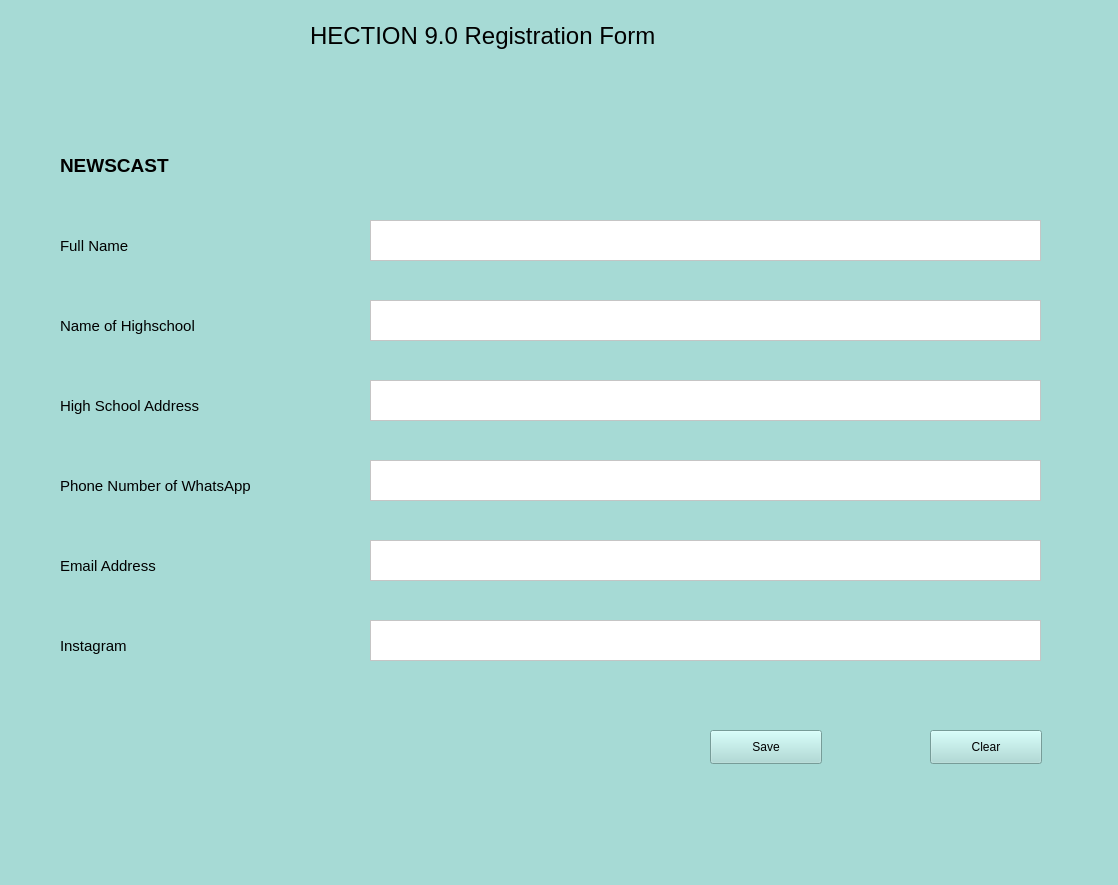
<?xml version="1.0" encoding="UTF-8"?>
<ui version="4.0">
 <class>NEWSCAST</class>
 <widget class="QWidget" name="NEWSCAST">
  <property name="geometry">
   <rect>
    <x>0</x>
    <y>0</y>
    <width>1118</width>
    <height>885</height>
   </rect>
  </property>
  <property name="windowTitle">
   <string>Form</string>
  </property>
  <property name="styleSheet">
   <string notr="true">background-color: rgb(166, 218, 213);</string>
  </property>
  <widget class="QLabel" name="label_7">
   <property name="geometry">
    <rect>
     <x>60</x>
     <y>630</y>
     <width>291</width>
     <height>31</height>
    </rect>
   </property>
   <property name="font">
    <font>
     <pointsize>11</pointsize>
    </font>
   </property>
   <property name="styleSheet">
    <string notr="true"/>
   </property>
   <property name="text">
    <string>Instagram</string>
   </property>
  </widget>
  <widget class="QLabel" name="label_5">
   <property name="geometry">
    <rect>
     <x>60</x>
     <y>470</y>
     <width>291</width>
     <height>31</height>
    </rect>
   </property>
   <property name="font">
    <font>
     <pointsize>11</pointsize>
    </font>
   </property>
   <property name="styleSheet">
    <string notr="true"/>
   </property>
   <property name="text">
    <string>Phone Number of WhatsApp</string>
   </property>
  </widget>
  <widget class="QPushButton" name="Save">
   <property name="geometry">
    <rect>
     <x>710</x>
     <y>730</y>
     <width>112</width>
     <height>34</height>
    </rect>
   </property>
   <property name="text">
    <string>Save</string>
   </property>
  </widget>
  <widget class="QPlainTextEdit" name="plainTextEdit_3">
   <property name="geometry">
    <rect>
     <x>370</x>
     <y>380</y>
     <width>671</width>
     <height>41</height>
    </rect>
   </property>
   <property name="styleSheet">
    <string notr="true">background-color: rgb(255, 255, 255);</string>
   </property>
  </widget>
  <widget class="QLabel" name="label_6">
   <property name="geometry">
    <rect>
     <x>60</x>
     <y>550</y>
     <width>291</width>
     <height>31</height>
    </rect>
   </property>
   <property name="font">
    <font>
     <pointsize>11</pointsize>
    </font>
   </property>
   <property name="styleSheet">
    <string notr="true"/>
   </property>
   <property name="text">
    <string>Email Address</string>
   </property>
  </widget>
  <widget class="QPlainTextEdit" name="plainTextEdit">
   <property name="geometry">
    <rect>
     <x>370</x>
     <y>220</y>
     <width>671</width>
     <height>41</height>
    </rect>
   </property>
   <property name="styleSheet">
    <string notr="true">background-color: rgb(255, 255, 255);</string>
   </property>
  </widget>
  <widget class="QPlainTextEdit" name="plainTextEdit_2">
   <property name="geometry">
    <rect>
     <x>370</x>
     <y>300</y>
     <width>671</width>
     <height>41</height>
    </rect>
   </property>
   <property name="styleSheet">
    <string notr="true">background-color: rgb(255, 255, 255);</string>
   </property>
  </widget>
  <widget class="QPlainTextEdit" name="plainTextEdit_6">
   <property name="geometry">
    <rect>
     <x>370</x>
     <y>620</y>
     <width>671</width>
     <height>41</height>
    </rect>
   </property>
   <property name="styleSheet">
    <string notr="true">background-color: rgb(255, 255, 255);</string>
   </property>
  </widget>
  <widget class="QPlainTextEdit" name="plainTextEdit_5">
   <property name="geometry">
    <rect>
     <x>370</x>
     <y>540</y>
     <width>671</width>
     <height>41</height>
    </rect>
   </property>
   <property name="styleSheet">
    <string notr="true">background-color: rgb(255, 255, 255);</string>
   </property>
  </widget>
  <widget class="QLabel" name="label_2">
   <property name="geometry">
    <rect>
     <x>60</x>
     <y>230</y>
     <width>151</width>
     <height>31</height>
    </rect>
   </property>
   <property name="font">
    <font>
     <pointsize>11</pointsize>
    </font>
   </property>
   <property name="styleSheet">
    <string notr="true"/>
   </property>
   <property name="text">
    <string>Full Name</string>
   </property>
  </widget>
  <widget class="QPlainTextEdit" name="plainTextEdit_4">
   <property name="geometry">
    <rect>
     <x>370</x>
     <y>460</y>
     <width>671</width>
     <height>41</height>
    </rect>
   </property>
   <property name="styleSheet">
    <string notr="true">background-color: rgb(255, 255, 255);</string>
   </property>
  </widget>
  <widget class="QPushButton" name="Clear">
   <property name="geometry">
    <rect>
     <x>930</x>
     <y>730</y>
     <width>112</width>
     <height>34</height>
    </rect>
   </property>
   <property name="text">
    <string>Clear</string>
   </property>
  </widget>
  <widget class="QLabel" name="label">
   <property name="geometry">
    <rect>
     <x>310</x>
     <y>10</y>
     <width>511</width>
     <height>51</height>
    </rect>
   </property>
   <property name="font">
    <font>
     <pointsize>18</pointsize>
    </font>
   </property>
   <property name="text">
    <string>HECTION 9.0 Registration Form</string>
   </property>
  </widget>
  <widget class="QLabel" name="label_4">
   <property name="geometry">
    <rect>
     <x>60</x>
     <y>390</y>
     <width>211</width>
     <height>31</height>
    </rect>
   </property>
   <property name="font">
    <font>
     <pointsize>11</pointsize>
    </font>
   </property>
   <property name="styleSheet">
    <string notr="true"/>
   </property>
   <property name="text">
    <string>High School Address</string>
   </property>
  </widget>
  <widget class="QLabel" name="label_3">
   <property name="geometry">
    <rect>
     <x>60</x>
     <y>310</y>
     <width>211</width>
     <height>31</height>
    </rect>
   </property>
   <property name="font">
    <font>
     <pointsize>11</pointsize>
    </font>
   </property>
   <property name="styleSheet">
    <string notr="true"/>
   </property>
   <property name="text">
    <string>Name of Highschool</string>
   </property>
  </widget>
  <widget class="QLabel" name="label_8">
   <property name="geometry">
    <rect>
     <x>60</x>
     <y>150</y>
     <width>181</width>
     <height>31</height>
    </rect>
   </property>
   <property name="font">
    <font>
     <pointsize>14</pointsize>
     <weight>75</weight>
     <bold>true</bold>
    </font>
   </property>
   <property name="styleSheet">
    <string notr="true"/>
   </property>
   <property name="text">
    <string>NEWSCAST</string>
   </property>
  </widget>
 </widget>
 <resources/>
 <connections/>
</ui>
